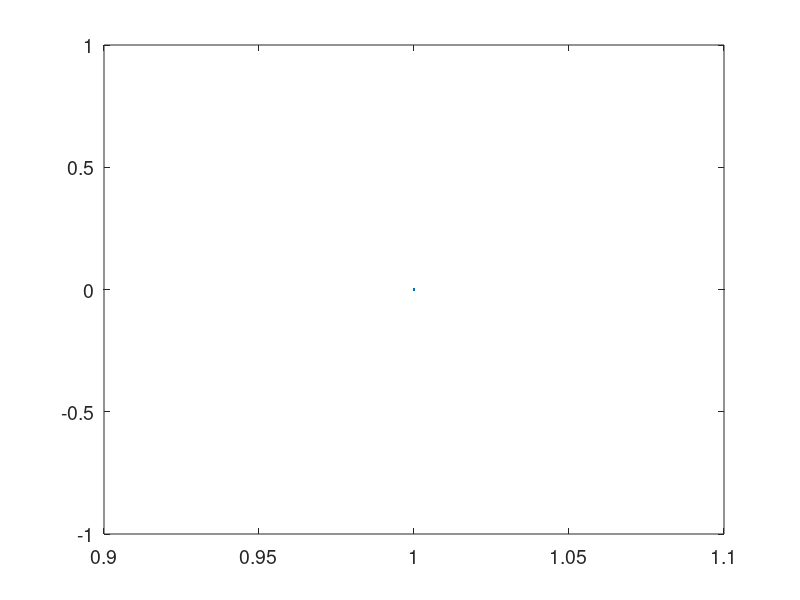

This figure's MATLAB source: (Note: this script raises an error after producing the figure.)
%-------------------------------------------------------------% Linear Algebra Tutorial for NeuBeh/PBIO 545%% This tutorial introduces some basic concepts from linear algebra.  The% aims are: (1) learn to visualize operations in linear algebra (e.g.% different types of matrix transformations) (2) introduce some key types% of linear algebra transformations and their properties (3) identify% 'natural' coordinate systems to describe a system (4) illustrate these% concepts with some real examples%% If you need a review of the basic concepts in linear algebra (vectors and% matrices) read the Linear Algebra Primer from Eero Simoncelli that's on% the course website.%% Created 2/03 Fred Rieke % Revised 12/04 FMR%               cleaned up for 2005 course.  % Revised 12/06 FMR%               more cleaning for 2007%-------------------------------------------------------------% default plotting stuffPlotColors = 'bgrkymcbgrkymc';set(0, 'DefaultAxesFontName','Helvetica')set(0, 'DefaultAxesFontSize', 14)%-------------------------------------------------------------%-------------------------------------------------------------% Part 1: Representation and properties of vectors%% Linear algebra relies on vectors and matrices.  Vectors are simply% ordered collections of points.  The points are ordered so that a% correspondence can be made between the value and a particular direction% or axis.  You are all familiar with this from plotting points in% cartesian (x-y-z) coordinates, where you can represent a point as% (x,y,z).  This is a general concept.  For example, Starbucks could choose % to represent different types of espresso drinks as collections of two% numbers - one for the amount of milk and the other for the amount of% espresso. (This is at least how it should be - i.e. before you could% choose different types of milk, different flavors, ... .  Those would add% more axes):cap = [0.5	   0.5];espresso = [0            1];latte = [0.7         0.3];% These are column vectors.  We could also use row vectors - e.g. cap =% [0.5 0.5].  We will mostly use column vectors.  The difference between% row and column vectors is important mainly when we start thinking about% matrices (below).% The advantage of using vectors to represent data is that it allows us to% visualize the data (provided it has low enough dimension).  Also, as we% will see below, we can perform mathematical operations on vectors using% matrices - in many instances this very efficient and even intuitive.% Let's take a look at each vector abovefigure(1);clf;plot(0);hold on;PlotVector(cap, 'b')PlotVector(espresso, 'r')PlotVector(latte, 'k')xlabel('milk fraction');ylabel('espresso fraction');hold off;% (If Matlab won't run the above lines make sure PlotVector is on your% Matlab path - try typing 'which PlotVector' in the command window if you% are not sure).  % One thing this example points out is that the units on the axes do not% need to be the same.  It's also good for small talk next time you are at% Starbucks.  % Matrices are operators that transform one vector to another.  They can% scale the data along one or more axes, rotate the data to choose another% set of axes, project the data along a subset of the axes, project from% one space (e.g. milk-espresso) to another (sleep-wake).  The rest of the% tutorial is devoted to these transformations.%-------------------------------------------------------------%-------------------------------------------------------------% Part 2: n equations and n unknowns and matrix inverse%% One use of linear algebra, usually the first you learn in a real linear% algebra course, is to solve systems of linear equations.  For example,% what combination (x,y,z) satisfy%	2x + 3y - 3z = 1 %   -x + y = 2 %   3x - y + z = -1% Coupled linear equations have a solution as long as there are as many% equations as unknowns (3 of each in our case) and provided the equations% are independent (i.e. we cannot get one equation as a weighted sum of the% other two).  This is the case above.  When either of these assumptions% fails there is either no exact solution to the set of equations, or their% are multiple solutions.  All is not lost necessarily though, as we often% can find an approximate solution (using e.g. singular value% decomposition, see below).% 	One approach to solving this set of equations for x, y and z is to% solve one equation for one of the variables and substitute into the other% two equations.  If we do this twice we eliminate two of the variables and% get a simple algebraic equation for the last.  Then we can work backwards% to solve for the other two.  %	A second (more efficient) way to solve this is to use linear algebra.% We rewrite our set of linear equations above as a matrix equation %       M u = v,% where M is a 3x3 matrix, and u and v are 1x3 vectors:M = [2 3 -3	 -1 1 0	 3 -1 1];v = [1	 2	 -1];% u is our unknown vector (containing x, y and z).  Make sure you% understand this notation - i.e. how this is equivalent to the 3 equations% above.  % What we want to do is find the vector u that satisfies Mu = v. We can% think about this process visually as the following.  v is a vector in a 3% dimensional space:figure(1)clf;Plot3DVector(v, 'b');xlabel('x');ylabel('y');zlabel('z');% M is an operator in this space that transforms one vector to another.% And our problem is to find the vector u that gets transformed by M into% v.  Let's look at some examples:figure(1)u = [1	 0	 0];Plot3DVector(v, 'b');hold onPlot3DVector(u, 'g');Plot3DVector(M * u, 'r');hold off	 xlabel('x');ylabel('y');zlabel('z');legend(' v ', ' u ', ' Mu ')% Our initial guess u is in green, M*u is in red, and our desired vector v% is in blue.  We are a long way off. Here's another attempt:figure(1)u = [0	 2	 1];Plot3DVector(v, 'b');hold onPlot3DVector(u, 'g');Plot3DVector(M * u, 'r');hold off	 xlabel('x');ylabel('y');zlabel('z');legend(' v ', ' u ', ' Mu ')% That's closer - but I also cheated to guess a form for u by looking at% the answer first.  At this point you are probably ready to abandon the% whole linear algebra approach.  If not try other guesses to convince% yourself this is not a fruitful approach! So we'd like a more systematic% approach to finding the appropriate u. This is what the matrix inverse% will do for us.  If M is a matrix that tranforms a vector u to a vector% v, inv(M) undoes that transformation --- i.e. it takes v back into u.% First let's make sure that the inv(M) works as advertised.  Starting with% a vector u, we will apply M to create a new vector v, then we will apply% inv(M) to v and make sure we get u back:u = [1	 1	 1];figure(1)subplot(1, 3, 1)Plot3DVector(u, 'g');axis([0 3 0 3 0 3])subplot(1, 3, 2)Plot3DVector(M * u, 'r');axis([0 3 0 3 0 3])xlabel('x');ylabel('y');zlabel('z');subplot(1, 3, 3)Plot3DVector(inv(M) * M * u, 'k');axis([0 3 0 3 0 3])% On the left is our original u, in the middle is M*u and on the right is% inv(M)*M*u. In other words, inv(M) * M transforms a vector back into% itself.  You can see this from the structure of inv(M) * M itselfinv(M) * M% This is the identity matrix - 1's along the diagonal and 0's everywhere% else.  The identity simply transforms a vector back into itself.% Everything above assumes the inverse exists, which we will return to below.% What does all this have to do with our 3 equations and 3 unknowns problem% above?  Well, using the inverse we can repose the problem %       M u = v % by multiplying each side of the equation by inv(M).  Now we get %       inv(M) M u = inv(M) v.  % But since inv(M) M u is just u, this is just %       u = inv(M) v.% This helps a lot because now the problem is to find the vector that v is% transformed into by inv(M). This transformed vector, u, is the vector% we were looking for originally and is the same set of values of x,y,z% that we get by brute force substitution in the original set of equations:u = inv(M) * v% check - M * u should be vM * u% Question set #1:%	(1) Why does the identify transform a vector back into itself?  Pick%       some examples and convince yourself this is true. %   (2) Confirm that the u we get above is right by the brute force approach%		to the original coupled linear equations.%	(3) Why does checking that M*u = v tell us we found the right solution%       u?%-------------------------------------------------------------%-------------------------------------------------------------% Part 3: Examples of invertible matrix transformations%%	In this section we'll cover two types of invertible transformations: % scaling and rotation matrices.  Invertible transformations are, as the% name suggests, transformations that can be undone.  This means that the% matrix M generating the original transformation has an inverse.  In the% next section we'll look at non-invertible transformations.  %-------------------------------------------------------------% Rotation matrices.%	One important class of invertible transformations is rotations.% Rotation matrices preserve the length of a vector but change its% direction.  They do what the name implies: they rotate a vector by some% specified angle, about some axis. A given rotation matrix will rotate% every vector through the same angle.  Note that there are some% manipulations that preserve length but are not rotations - e.g.% reflection about an axis.  % To digress briefly and illustrate reflection, consider reflection% about the y-axis:figure(1)clfhold onPlotVector([0.3 0.9], 'b')PlotVector([0.3 -0.9], 'r')gridaxis([-1 1 -1 1])pause(1)PlotVector([-0.3 0.9], 'b')PlotVector([-0.3 -0.9], 'r')hold off% In each case the red vector is identical to the blue except it's y-axis% coordinate has been multiplied by -1. Convince yourself that rotation% through a single angle cannot account for the changes in both vectors.% As a hint make sure you consider the sign of your rotation angle.% Rotations in 2d% 	Let's start with a vector in a 2-d spacefigure(1)clfv = [0.5	 0.8]PlotVector(v, 'b')xlabel('x component')ylabel('y component')axis([-1 1 -1 1])grid on% Now let's rotate this vector by 40 degrees - this corresponds to shifting% the phase of our signal by 40 degrees:Angle = 2 * 3.14159 * 40/360;		% 40 degree angle expressed in steradians (2*PI = 360 degrees)RotationMatrix = [cos(Angle) -sin(Angle)				  sin(Angle) cos(Angle)];% check out rotated vectorRotatedv = RotationMatrix * v;figure(1)plot(0)hold onPlotVector(v, 'b');				% originalxlabel('sine component')ylabel('cosine component')grid onaxis([-1 1 -1 1])pause(1)PlotVector(Rotatedv, 'r');		% rotatedhold off% This is not restricted to 2d.  Here's an example of a rotation % in a 3d space, where we rotate about the z axis:v = [1	 -0.5	 1];Angle = 2 * 3.14159 * 40/360;		RotationMatrix = [cos(Angle) -sin(Angle) 0				  sin(Angle) cos(Angle)  0				  0				0   	 1];% Look at the structure of the rotation matrix.  The upper left elements% look just like our 2-d rotation matrix.  So the action of this matrix on% the x and y coordinates of the vector will be the same as in the 2-d% case.  What about the z-axis?  The 0s in the x and y spots in both the% last column of the matrix mean that the x and y components of the vector% do not pick up parts of the z component when the matrix is applied (if% you don't see this write out what the matrix multiplication looks like).% The 0s in the last row make sure that the z components of the vector do% not pick up parts of the x and y.  Finally the 1 preserves the length of% the z component.  				  				  Rotatedv = RotationMatrix * v;figure(2)clfPlot3DVector(v, 'b');			% originalaxis([-1 1 -1 1 -1 1])pause(1)hold onPlot3DVector(Rotatedv, 'r');	% rotatedaxis([-1 1 -1 1 -1 1])hold offxlabel('x');ylabel('y');zlabel('z');% If we rotate the axis so we are looking straight down the z axis we can see what happened in % the x-y plane:view(0,90)% Rotation matrices are invertible - if we rotate by 40 degrees% and then by -40 degrees we end up with the original vector:v = [1	 -0.5	 1];Angle = 2 * 3.14159 * (-40/360);InvRotationMatrix = [cos(Angle) -sin(Angle) 0				     sin(Angle) cos(Angle)  0				     0				0   	1];Rotatedv = RotationMatrix * v;InvRotatedv = InvRotationMatrix * Rotatedv;figure(2)clfsubplot(1, 3, 1)Plot3DVector(v, 'b');				% originalaxis([0 1 0 1 0 1])subplot(1, 3, 2)Plot3DVector(Rotatedv, 'r');		% rotatedaxis([0 1 0 1 0 1])xlabel('x');ylabel('y');zlabel('z');subplot(1, 3, 3)Plot3DVector(InvRotatedv, 'g');		% rotated and inverse-rotatedaxis([0 1 0 1 0 1])% This is a case where we know how to construct the inverse explicitly.% Typically we'll have to find the inverse, using, e.g. the inv operation% in Matlab.  As a sanity check, compare the -40 degree rotation matrix to% the inverse of our original 40 degree rotation matrixinv(RotationMatrix)InvRotationMatrix% and the matrix product should give us the identity matrixRotationMatrix * inv(RotationMatrix)%-------------------------------------------------------------% Scaling matrices%% Scaling matrices stretch or contract one or more axes of the coordinate% system, but do not mix the axes as a rotation matrix does.  The indentity% matrix is our first (and particularly boring) example of a scaling matrix% - it just happens to apply a scale of 1 to every axis.% Here's a better example.  We have a distribution of data points,% characterized by two parameters:clear Dist;Dist(1, :) = normrnd(0,0.5,1, 5000);Dist(2, :) = normrnd(0,1.5,1, 5000);% Thus the 2x5000 matrix Dist contains 5000 data points, each characterized% by a pair of parameters. Each of these pairs of parameters can be% represented as a 2-d vector.  To keep the plot simple, we'll plot only% the ends of the vectors (i.e. the data points themselves):figure(1)clfsubplot(1, 2, 1)plot(Dist(1, :), Dist(2, :), '.');axis([-5 5 -5 5])axis squarexlabel('amp 1')ylabel('amp 2')% Let's say we want to measure distance of a given data point from the% origin (the mean of the distribution), but we want to measure distance in% standard deviations.  That is, given a point (x,y) we want to know how% many standard deviations it is from the mean along both the x and y axes.% A simple way to do this is to` rescale the axes by the standard% deviation:M = [0.5 0 				% matrix with sd along axis	 0 1.5]NewDist = inv(M) * Dist;	% rescale distribution using inverse of Mfigure(1)subplot(1, 2, 2)			plot(NewDist(1, :), NewDist(2, :), '.');axis([-5 5 -5 5])axis squarexlabel('amp 1 / sd 1')ylabel('amp 2 / sd 2')% now the sd along each axis is 1 and the distribution is symmetrical, and% moving a distance 1 along either the x or the y axis moves us 1 sd% Such normalization is useful in a number of cases.  A specific% neuroscience example is adaptation. Let's say you are interested in how a% cell responds to 3 different temporal frequencies.  You represent the% dependence of the cell's responses on frequency in a 3-dimensional space.% You deliver an adapting stimulus at one frequency.  If this adapting% stimulus influences the gain of the cell at the same frequency, and only% this frequency, then you should be able to account for the effects of% adaptation by scaling the axis corresponding to that frequency. If% adaptation crosses over to influence gain at the other frequencies, a% scaling will be needed for those axes as well to account for the effect% of adaptation.% Question set #2:% (1) Why do rotation matrices take the form above (e.g. the 2-d rotation matrix)?  %	  Draw a picture and make use of the definitions of sine and cosine from trigonometry.% (2) What would the matrix look like for a rotation about the x-axis of 30 degrees%	  followed by a rotation about the z-axis of 45 degrees?% (3) When a rotation transformation and a scaling transformation are both applied to a%	  vector, does the order make a difference?  Can you show this?  % (4) Why do we use the inverse of M above as a scaling matrix?  Why does the inverse%	  take the form it does?%-------------------------------------------------------------%-------------------------------------------------------------% Part 4: projection matrices, rank and null spaces%	%	Above we considered only invertible matrices.  The columns of% invertible matrices are independent.  Note that independent does not mean% orthogonal - it simple means that none of the columns can be created by a% linear combination of the other columns.  In the standard n equations and% n unknowns problem, we require that our n equations are independent to% find a solution - if not the problem is underdetermined.  Similarly, for% a matrix if we have non-independent columns the inverse is not defined.% You can see why the inverse is connected to the n equations and n% unknowns problem by going back to the beginning of the tutorial where we% used the inverse to solve the 3 equation and 3 unknown problem. The% reason the inverse is not defined if the columns are not independent is% because the matrix does not uniquely transform a vector into another% vector, but instead projects many vectors onto one.  We'll explore this% in more detail in this section.%-------------------------------------------------------------% An example of a noninvertible matrix%% A simple example is a matrix that projects all vectors onto the x-y plan% - in other words, a matrix that eliminates the z component of every% vector:M = [1 0 0      0 1 0 	 0 0 0];% consider the action of this matrix on two different vectors:v1 = [1	 0.5	 1];v2 = [1	 0.5	 0.2];figure(1)clfsubplot(1, 2, 1)Plot3DVector(v1, 'b');hold onaxis([0 1 0 1 0 1])Plot3DVector(v2, 'r');hold off% now project these vectors through M:u1 = M * v1;u2 = M * v2;	 figure(1)subplot(1, 2, 2)Plot3DVector(u1, 'b');hold onaxis([0 1 0 1 0 1])Plot3DVector(u2, 'r');hold off% they fall on top of each other - so M has collapsed both vectors onto the% same line.  Hence there is no way to invert the transformation M made -% because we can't determine what the value of the z component of the % vector should be.% This property above is not restricted to matrices that eliminate one axis% of the coordinate system.  For example, the matrix could project all% vectors to a plane at an angle in the space:M = [0.5  1    0      -0.5 0.5 -0.75 	 1    0    1];u1 = M * v1;u2 = M * v2;	 figure(1)subplot(1, 2, 2)Plot3DVector(u1, 'b');hold onaxis([0 1 0 1 0 1])Plot3DVector(u2, 'r');hold off% the projections of v1 and v2 lie on a plane in the space - you can see% this by rotating the plot:view(37,56)% This is not quite in the right plane (so vectors do not obscure each% other), but you can see that the two vectors lie in a plane.  The section% below formalizes these ideas a bit%-------------------------------------------------------------% Null space and column space%% The column and null space of a matrix determine the set of directions or% region of space spanned by the columns in the matrix (the column space)% and the region that cannot be reached by the columns of the matrix (the% null space).  A couple general points first.  Each of these spaces has an% associated dimension - the number of independent axes needed to describe% the space. The sum of the dimensionality of the column space and the null% space must be equal to the total number of columns in the matrix.% First the column space.  The number of dimensions of the column space is% given by the rank of the matrixrank(M)% So we have a column space of rank 2 - i.e. a plane.  If M was an% invertible 3x3 matrix, it would have rank 3, and if it had only one% independent column it would have rank 1.  The orth command in Matlab% provides an orthonormal coordinate system for the column space - i.e. a% set of orthogonal vectors of unit length.  This is clearer if we think% about the simple 'project onto the xy plane' matrix:N = [1 0 0      0 1 0 	 0 0 0];orth(N)% note that these two vectors point in the x and y directions and have unit% length.  This is what we might expect since this matrix projects all% vectors onto the x-y plane.  This point is made more clearly when we look% at the null space.  % The null space consists of the vectors v that satisfy Mv = 0.% Intuitively, for N above this should be the entire z axis.  Let's check% that:null(N)% Now let's look at the matrix M defined aboveorth(M)% This is another matrix of rank 2, and hence has two vectors in its column% space.  Let's take a look at these along with our projected vectors (the% ones we created above where M was defined).  First the original vectorsColumnSpace = orth(M);figure(2)Plot3DVector(u1, 'b');hold onaxis([-1 1 -1 1 -1 1])Plot3DVector(u2, 'r');% now the orthonormal coordinate system in blackfigure(2)Plot3DVector(ColumnSpace(:, 1), 'k');Plot3DVector(ColumnSpace(:, 2), 'k');hold off% rotate to see that the black vectors are indeed orthogonalfigure(2)view(-83,78)% now rotate to see all these vectors lie in the same planefigure(2)view(12,56)% Ok - so we applied M to two vectors, and said the resulting projections% lie on a plane.  This plane is the column space of the matrix M.  And the% orth command gave us a convenient, orthonormal coordinate system for the% column space.% The null space for M is a vector perpendicular to the plane.  Let's look% at that. To make the plot a little simpler, let's just look at the% orthonormal basis set and the null space: now the orthonormal coordinate% system in blackfigure(2)clfhold onPlot3DVector(ColumnSpace(:, 1), 'k');Plot3DVector(ColumnSpace(:, 2), 'k');Plot3DVector(null(M), 'r');axis([-1 1 -1 1 -1 1])view(12,56)hold off% if you rotate the graph around a bit you can see more clearly the% relation between these 3 vectors (hold the mouse button down while moving% the mouse over the graph after executing the line below)rotate3d on% Question set #3:%	(1) Give an example of a matrix of rank 1.  What are the column space and null spaces for this %	    matrix?%	(2) How many linearly independent vectors are represented in a matrix of rank 5?%-------------------------------------------------------------%-------------------------------------------------------------% Part 5: Eigensystem and 'natural' coordinates%% 	Above we saw that the columns of a vector define a space - the column % space.  We also talked about matrices transforming vectors - rotating them, % projecting them, etc.  A key concept is the idea that matrices can % represent coordinate systems.  Probably the most useful example of this is the % eigensystem of a matrix.  That is the topic of this and the next section.%	The eigenvalues l and eigenvectors e of a matrix M satisfy%		M e = l e% This is important because the eigenvectors are rescaled in length% but do not change direction when operated on by M.  This means the% eigenvectors provide a natural coordinate system for M - one in which% the operation provided by M can be described much more simply than for % other choices of coordinates.  Below we'll consider how to find the % eigenvalues and eigenvectors and illustrate their use with a simple% mechanical example.  The next section gives another example of % their utility.  There are as many eigenvectors as there are dimensions% in the matrix.  % You can find eigenvalues analytically from the matrix determinant.  For more% about this see a linear algebra book (e.g. Strang, Linear Algebra and its% Applications).  Matlab will also numerically determine the eigenvalues and % eigenvectors for you.  Start with a matrix:M = [1 -1 0	 0 3 -1	 0 0 2];% the routine eig returns the eigenvalues and eigenvectors.  [EigVec, EigVal] = eig(M);% EigVal is a 3x3 diagonal matrix with the eigenvalues along the diagonal. % EigVec is a 3x3 matrix whose columns are the eigenvectors.% Let's check that this works.  First, pull out one eigenvector:v = EigVec(:, 1)% and now multiply by M:M * v% which is indeed v times the first eigenvalue (which is 1).  Let's try anotherv = EigVec(:, 2);% and now multiply by M:M * vEigVal(2, 2) * v% try this for some more to make sure you trust Matlab.%-------------------------------------------------------------% END OF MAIN TUTORIAL %  The section below is optional.  If you know something about Markov% processes the section below might be interesting.  Otherwise wait on it% until after we have done stochastic processes and differential equations.% See Markov model notes on web site for some more information about this% section.%-------------------------------------------------------------%-------------------------------------------------------------%-------------------------------------------------------------% Part 6: Markov chains and state transition matrices%%	Markov transition matrices provide a nice example of the utility of% eigenvectors and eigenvalues. We will see another example in the coming% weeks when we talk about dimensional reduction.  For the Markov case, the% eigensystem identifies modes of the system that have characteristic% kinetics.  This permits us to solve the dynamics of a system of coupled% states relatively simply.% We will go through this for the ion channel example.  Our channel has% three states: closed (C), open (O) and inactivated (I).  The states are% linked by a set of rate constants.  We'll assume the only permitted% transitions are:%		closed <-> open <-> inactive% Now we will write the probability of being in state x at time t+Dt in% terms of the probabilities of each state at time t and a transition% matrix that contains the rate constants (in 1/sec) for transitions from% one state to the next.  To determine the probability of each state at% time t we need an initial state, which we will take as all channels% closed:InitialS = [1			0			0];% and the transition matrix.  We write this as a Markov transition matrix.% The entries along the diagonal determine the probability of staying in a% given state - e.g. the bottom right entry determines the probability of% staying in the inactivated state at t+Dt if the channel is in the% inactivated stated at t.  The off diagonal entries determine the% probabilities of moving from one state to another (as given by the% transition rate constants and the time step).M = [0.95  	0.1 	0	 0.05  	0.75 	0.01	 0		0.15	0.99];% this assumes the following:% time step = 1 msec% rate constants:%	closed->open 50/sec%	open->closed 100/sec%	open->inactivated 150/sec%	inactivated->open 10/sec%   close->inactivated disallowed% There are two complementary ways to approach the problem of determining% the evolution of the state probabilities over time.  The first is to use% the Markov rules (you will see these in the Stochastic Processes% lectures).  Thus the state vector S at time Dt (one step in) is the% matrix M applied to the initial state:S = M * InitialS% And we can do this recursively over time to get S after N steps (i.e. at time N * Dt):N = 10;S = M^N * InitialS;figure(1)clfPlot3DVector(InitialS, 'b');hold onPlot3DVector(S, 'r');xlabel('closed');ylabel('open');zlabel('inactivated');% This allows us to determine the state of the system after any % number of steps by a fairly brute force technique.  If has the % disadvantage that it does not give us too much intuition about how% the system is working.  % Another approach to this same problem is to use the eigensystem. First,% we rewrite the transition matrix above to separate out the probability% that we don't change states and to pull out the time step.  We'll define% a transition matrixT =	[-50  100    0	  50 -250   10	   0  150  -10];% such that our original Markov matrix is M = I + DeltaT * T where I is the % 3x3 identity matrix.  Let's check this:DeltaT = 0.001;Identity = [1 0 0 			0 1 0			0 0 1];Identity + DeltaT * T% Now our update rule takes a form we can interpret using the stuff we learned% about differential equations and difference equations.  The new state vector S% at time t+Dt in terms of the state vector at time t is%	S(t+Dt) = S(t) + Dt T S(t)% so at time Dt we getS = InitialS + DeltaT * T * InitialS;% This should be the same thing we got using M above.  Now, how do we look % N steps down the road? This is where we will use the eigenvectors and eigenvalues. % First, we can rearrange the update rule for S:%	[S(t+Dt) - S(t)] / Dt = T S(t)% The left side is our difference equation version of the derivative, so this% looks like%	dS(t)/dt = T S(t)% and the only complication is that T is a matrix and S a vector!  If S(t) was a% single variable and T a scalar, we could guess that the solution is something% like S(t) = A exp(T * t).% What if S was an eigenvector of T:%	TS = l S% where l is the eigenvalue (a scalar).  Then things get much simpler:%	dS(t)/dt = l S(t)% but this is just a set of 3 equations (for each component of S), each of % which has the simple form %	dx(t)/dt = a x(t)% So the solution in this case (again where S is an eigenvector of T) is%	S(t) = S(t=0) exp(l t)% How does this help us?  What we do is express S(t) in terms of the % eigenvectors of T:%	S(t) = sum_n a_n(t) e_n% where a_n(t) is the amplitude of the eigenvector e_n.  This is just a series% expansion, like the fourier expansion in sines and cosines, but now the % elements of the series are our eigenvectors.% Then %	dS(t)/dt = sum_n e_n da_n(t)/dt% and %	T S(t) = sum_n a_n(t) T e_n = sum_n a_n(t) l_n e_n% Putting this stuff together we have% 	sum_n e_n(t) da_n(t)/dt = sum_n a_n(t) l_n e_n% We can use the orthogonality of the e_n to pull out% each a_n(t):%	da_n(t)/dt = l_n a_n(t)% Hence%	a_n(t) = a_n(t=0) exp(l_n t)% Let's work through this in our example above, then come back and interpret% what is going on.  [EigVec, EigVal] = eig(T);% Again EigVec is a 3x3 matrix with columns containing the eigenvectors, and % EigVal is a 3x3 diagonal matrix with eigenvalues as the diagonal elements.% So now we know the l_n (something like -280, -32 and 0).  A couple things.  First, % with only 2 nonzero eigenvalues, T has rank 2.  Second, the eigenvalues are negative, % which means the associated constants a_n(t) will DECAY exponentially to 0 rather% than blow up exponentially.  This is a good thing because otherwise we would % quickly have problems maintaining the sum of the elements of S being 1 as required.% This is also why T has to be rank 2 - otherwise ALL the a_n(t) would decay, and we% would be left with nothing, again running into problems with maintaining the sum% of elements of S as 1.  % Our initial S was (1 0 0).  We want to write this as a sum of weighted eigenvectors.% We can determine the weighting constant using the inverse of the EigVec matrix, whose% columns are the eigenvectors.  We want:%	InitialS = EigVec * a% where a is a vector containing the weights.  So%	a = inv(EigVec) * InitialS:% Note that we are using the inverse the same way we used it% in the 3 equations and 3 unknowns case above, or to generate% cone isolating stimuli in class.a = inv(EigVec) * InitialS;% Let's check thisEigVec * a% Now we can solve for S at time t:%	S(t) = sum_n a_n exp(l_n t) e_n% To compare to above, lets look at S at t=10 msec:S = 0;tme = 0.01;for n = 1:3	S = S + a(n) * EigVec(:, n) * exp(EigVal(n,n) * tme);endS% we can also immediately solve for the time course of S (e.g. for 1 sec):clear S;S(1:1000, 1:3) = 0;tme = 1:1000;tme = tme' * 0.001;for n = 1:3	for m = 1:3		S(:, m) = S(:, m) + a(n) .* exp(EigVal(n,n) * tme) .* EigVec(m, n);	endendfigure(1)clfplot(tme, S);xlabel('time (sec)')ylabel('probability')legend('closed','open','inactivated');% So what does this tell us?  We have identified characteristic 'modes' of% the system - in this case combinations of the three states - each of% which decays with an exponential rate constant. We could track these% exponential rate constants back to the original transition rate% constants, and thus get a sense of what determines the behavior.  % Question set #4 (for your own edification - not to be turned in):%	(1) Why does the Markov transition matrix have the form it does?%	(2) What are the steady state probabilities of being in the closed, open%		and inactivated states?%	(3) How long does it take the above channel model to get within 1% of the %		steady state values?  Can you explain where this time scale comes from?%	(4) use the orthogonality property of eigenvectors to show the result for %		the a_n(t) coefficients above.%	(5) Confirm that both approaches described above yield the same steady state%		values for each channel state.% See also the color space tutorial, the svd tutorial and the % regression tutorial.